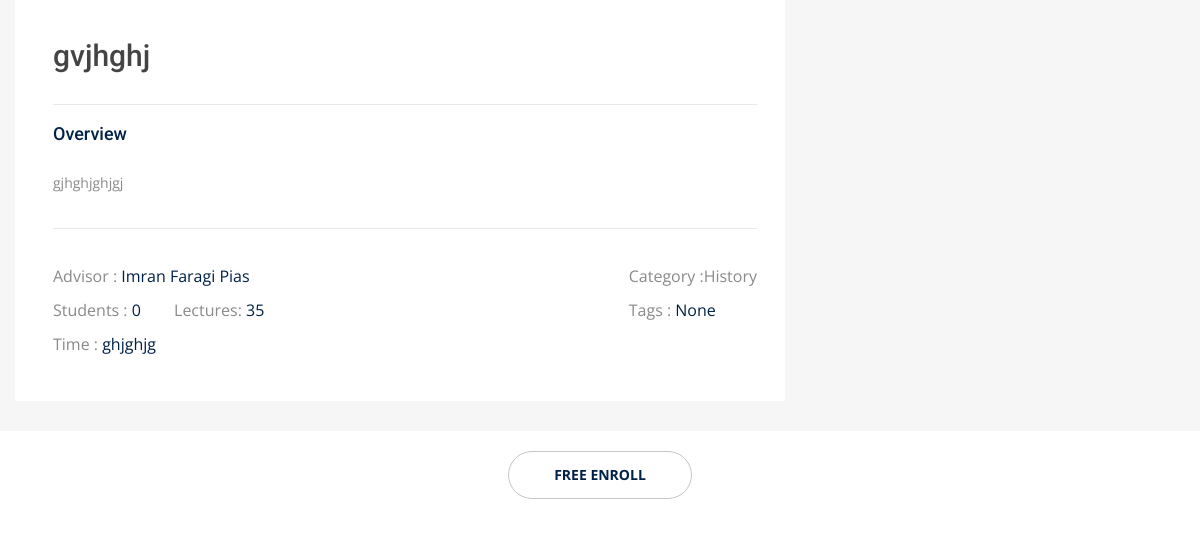
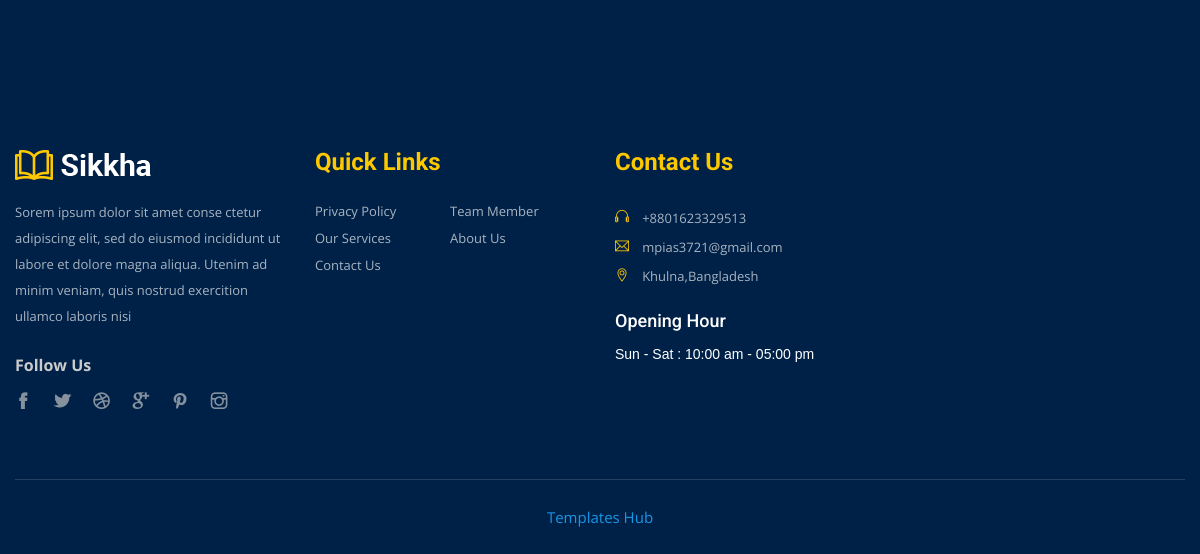
The page /course/16/ (signed in, lower part) on the database as committed earlier (2 pictures, top to bottom).
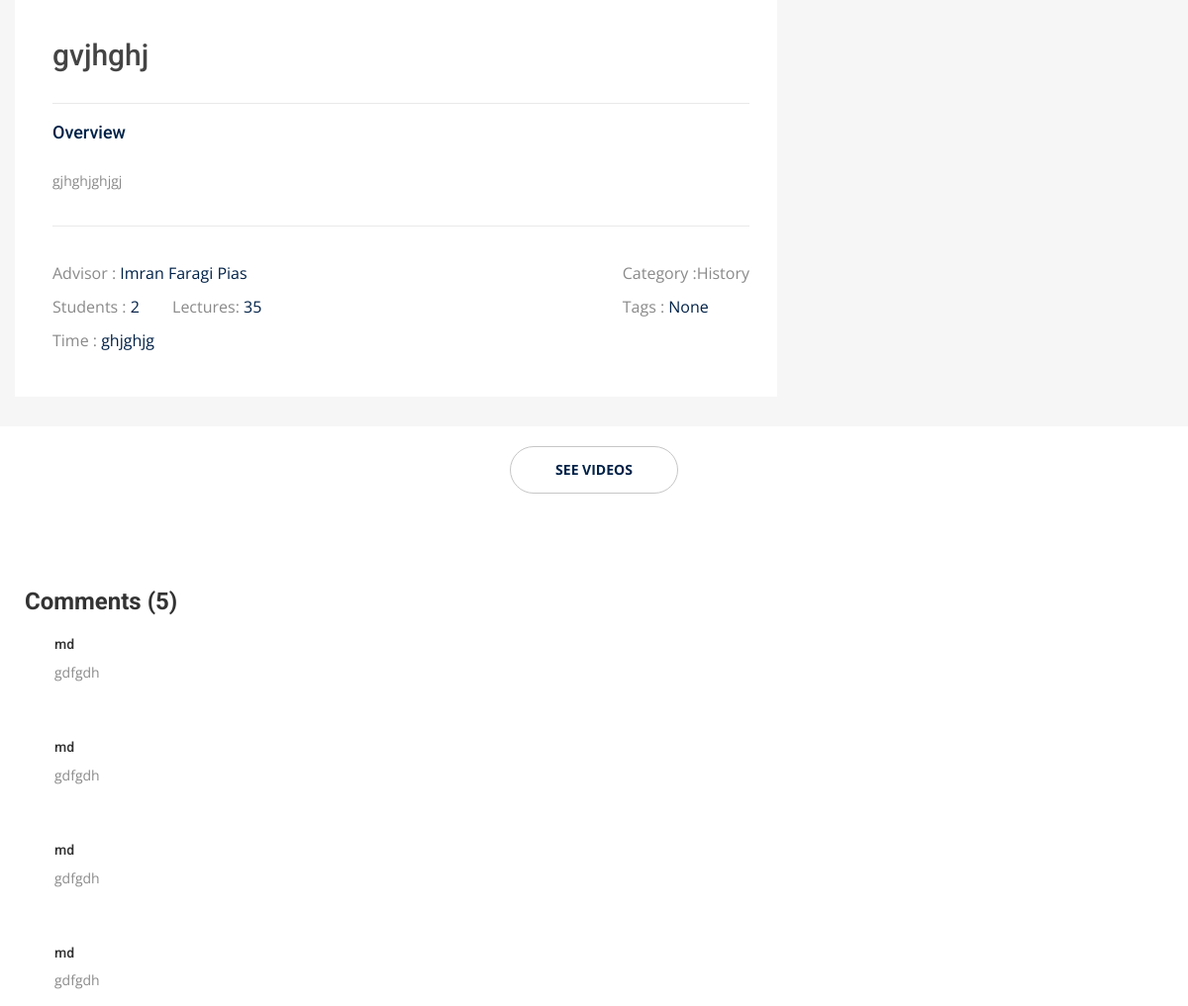
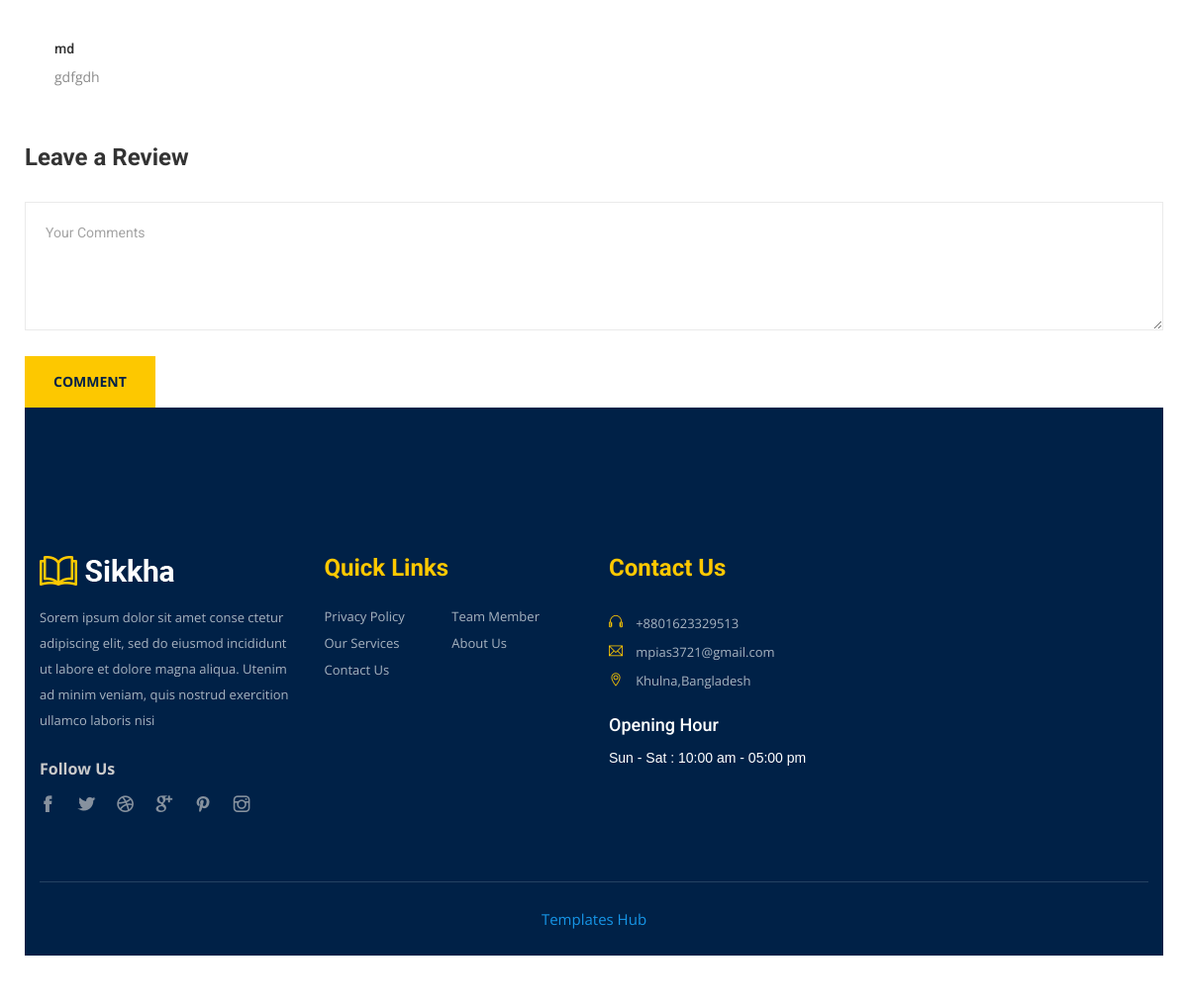
The same page on the database as committed later (2 pictures, top to bottom).
### core/models.py (models this page shows)
class Comment(models.Model):
    course  = models.ForeignKey(Course, on_delete=models.CASCADE)
    comment = models.CharField(max_length=400, blank=True, null=True)
    created_at = models.DateTimeField(auto_now=True)
    user = models.ForeignKey(User, on_delete=models.CASCADE, related_name='Comments')

### core/views.py (the view)
# urls.py: path('course/<int:course_id>/', views.course_detail, name='course_detail'),
def course_detail(request, course_id):
    categories = Category.objects.values('name')
    course = get_object_or_404(Course, id=course_id)
    students = Enrollment.objects.filter(course=course).count()
    recent_courses = Course.objects.order_by('-id')[:5]
    is_enrolled = request.user.is_authenticated and Enrollment.objects.filter(student=request.user, course=course).exists()
    if request.method == "POST" and request.user.is_authenticated:
        comment_text = request.POST.get('text')
        if comment_text:
            Comment.objects.create(course=course, comment=comment_text, user=request.user)
    comments = Comment.objects.filter(course=course).order_by('-id')[:5]
    context = {
        'course': course,
        'recent_courses': recent_courses,
        'categories': categories,
        'is_enrolled': is_enrolled,
        'students': students,
        'comments': comments,
    }
    return render(request, 'base/course/course_details.html', context)

### core/context_processors.py (called while the page is built)
def cats(request):
    cats = Category.objects.all()
    return {'categorys': cats}

def notifications(request):
    notifications = 0
    if request.user.is_authenticated:
        notifications = Notification.objects.filter(user=request.user, is_read=False).count()
    is_teacher = request.user.groups.filter(name='Teacher').exists()
    return {'notifications': notifications, 'is_teacher': is_teacher}

### core/models.py (called while the page is built)
    def __str__(self):
        return self.name

### templates/base/course/course_details.html (shortened to what the changed rows need)
{% extends 'base/base.html' %}
{% block content %}
    <div class="course-details-area gray-bg pt-100">
        <div class="container">
            <div class="row">
                <div class="col-xl-8 col-lg-8">
                    <div class="single-course-details-area mb-30">
                        <div class="single-course-details white-bg">
                            <div class="course-details-title mb-20">
                                <h1>{{course.title}}</h1>
                            </div>
                            <div class="course-details-tabs">
                                <div class="tab-content" id="pills-tabContent">
                                    <div class="tab-pane fade show active" id="pills-home" role="tabpanel" aria-labelledby="pills-home-tab">
                                        <div class="course-details-overview-bottom d-flex justify-content-between mt-25">
                                            <div class="course-overview-info-left">
                                                <div class="course-overview-student-lecture mt-10">
                                                    <span class="gray-color">Students : <span class="primary-color">{{students}}</span></span>
                                                </div>
                                            </div>
                                        </div>
                                    </div>
                                </div>
                            </div>
                        </div>
                    </div>
                </div>
            </div>
        </div>
    </div>
    {% if request.user.is_authenticated and is_enrolled  %}
    <div class="courses-view-more-area mt-20 mb-30 text-center">
        <div class="row">
            <div class="col-xl-12">
                <div class="courses-view-more-btn">
                <a href="{% url 'metarial_list' course.id %}"> <button class="btn gray-border-btn"> See Videos</button></a>
                </div>
            </div>
        </div>
    </div>
    <div class="post-comments post-comments-padding white-bg mt-70 mb-30">
        {% if comments %}
        <div class="section-title mb-20">
            <h2>Comments ({{comments.count}})</h2>
        </div>
        {% for c in comments %}
        <div class="latest-comments">
            <ul>
                <li>
                    <div class="comments-box main-comments d-flex">
                        <div class="comments-text">
                            <div class="avatar-name">
                                <h5>{{c.user}}</h5>
                            </div>
                            <p style='font'>{{c.comment}}</p>
                        </div>
                    </div>
                </li>
            </ul>
            {% endfor %}
            {% else %}
            <div class="section-title mb-20">
                <h2>No Reviews</h2>
            </div>
        </div>
        {% endif %}
        <div class="post-comments-form">
            <div class="section-title mb-30">
                <h2>Leave a Review</h2>
            </div>
            <form action="#" method="POST">
                <div class="row">
                    <div class="col-xl-12">
                        <textarea name="text" id="comments" cols="30" rows="10" placeholder="Your Comments"></textarea>
                        <button class="btn blue-bg" type="submit">Comment</button>
                    </div>
                </div>
            </form>
        </div>
    </div>
    {% else %}
    <div class="courses-view-more-area mt-20 mb-30 text-center">
        <div class="row">
            <div class="col-xl-12">
                {% if course.is_free %}
                <div class="courses-view-more-btn">
                <a href="{% url 'enroll_course' course.id %}"> <button class="btn gray-border-btn">Free Enroll</button></a>
                </div>
                {% else %}
                <div class="courses-view-more-btn">
                <a href="{% url 'enroll_course' course.id %}"> <button class="btn gray-border-btn"> Buy course</button></a>
                </div>
                {% endif %}
            </div>
        </div>
    </div>
    <br>
    {% endif %}
   {% endblock content %}

Rows that differ between the two databases and show on the page:
added Comment: user "md", comment "gdfgdh"
added Comment: user "md", comment "gdfgdh"
added Comment: user "md", comment "gdfgdh"
added Comment: user "md", comment "gdfgdh"
added Comment: user "md", comment "gdfgdh"
Other text that changed with them:
{{ students }}: "0" → "2"
{{ comments.count }}: (not shown) → "5"
text no longer shown: "FREE ENROLL"
text now shown: "SEE VIDEOS Comments ( ) Leave a Review COMMENT"
